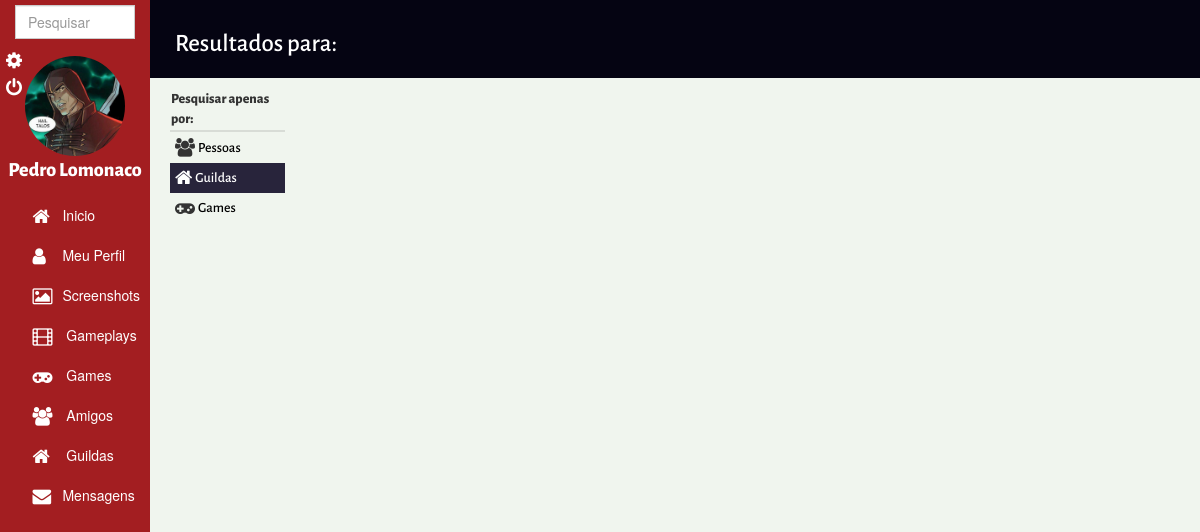
The app's page /search_guild.php (signed in), older data.
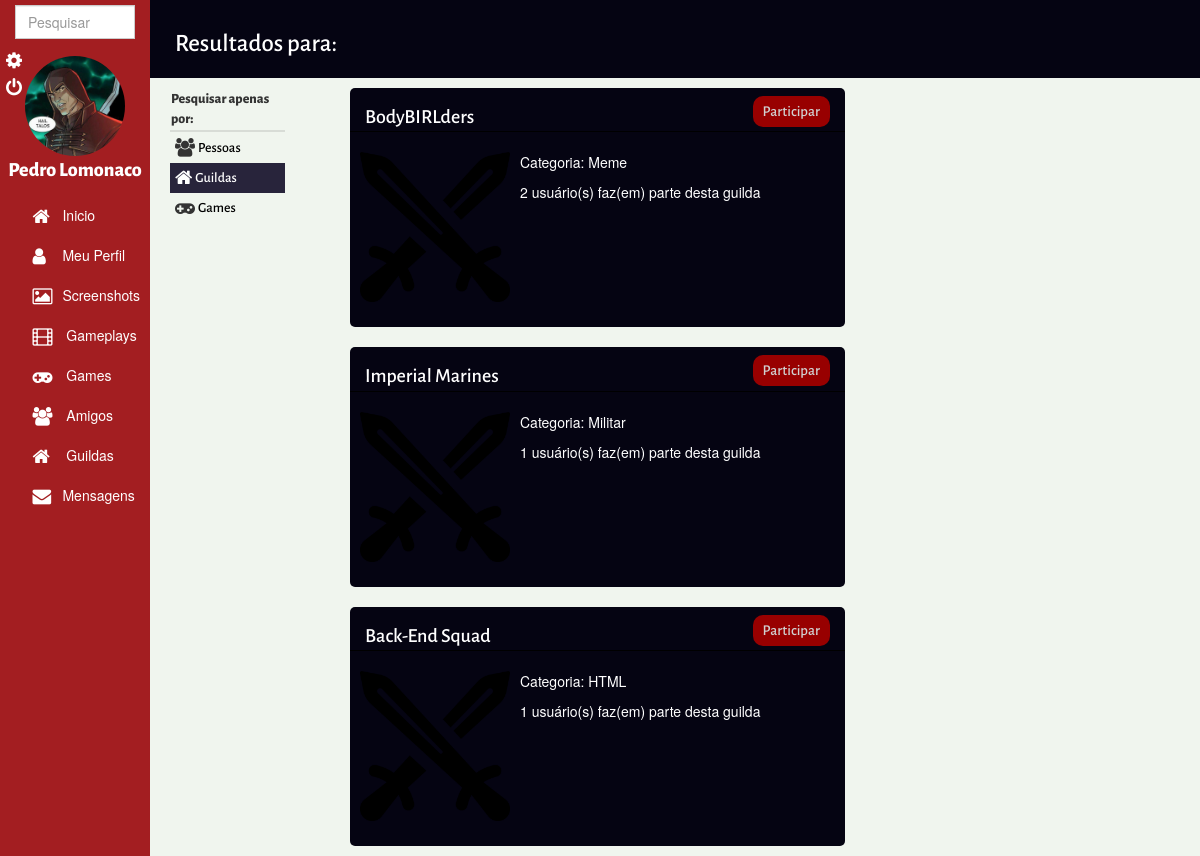
The same page, newer data.
### tables this page shows
CREATE TABLE `guilds` (
  `id` int(10) UNSIGNED NOT NULL,
  `name` varchar(128) NOT NULL,
  `type` varchar(128) NOT NULL,
  `privacy` int(11) NOT NULL,
  `image` varchar(512) DEFAULT NULL,
  `removed` int(11) NOT NULL
);

### search_guild.php (the view, shortened to what the changed rows need)
<!DOCTYPE html>
<html>
    <head>
        <link href="_bootstrap/css/bootstrap.min.css" rel="stylesheet">
        <link rel="stylesheet" type="text/css" href="_css/search_guild.css">
        <link href="//maxcdn.bootstrapcdn.com/font-awesome/4.2.0/css/font-awesome.min.css" rel="stylesheet">
    </head>
    <body>
            <?php
                include("default_header.php");
            ?>
        <section class="container-fluid" id="page-content">
            <div class=" col-lg-12" id="header">
                <div>
                    <h1>Resultados para: <?php echo $_GET['value']; ?></h1>
                </div>
            </div>
                        <?php
                            if (empty($_GET['value']))
                            {
                                $value = "";
                            }
                            else
                            {
                                $value = $_GET['value'];
                                $value = stripslashes($value);
                                $value = mysql_real_escape_string($value);
                            }
                        ?>
            <div class="col-lg-6  pull-left">
                <?php
                    include './_method/mysql_connect.php';
                    $guild_search_name = "SELECT * FROM `guilds` WHERE `name` LIKE '%".$value."%' AND `removed` = 0";
                    $guild_search       = mysqli_query($conn, $guild_search_name);
                    if ($guild_search)
                    {
                        $rows = $guild_search->fetch_row();
                        while ($rows)
                        {
                            $guild_id          = $rows[0];
                            $guild_privacy     = $rows[3];
                            $guild_image       = $rows[4];
                            $guild_name        = "SELECT * FROM `guilds_users` WHERE `user_id` = '".$_SESSION["id"]."' AND `guild_id` = '".$guild_id."'";
                            $guild_query       = mysqli_query ($conn, $guild_name);
                            $guild_count_name  = "SELECT * FROM `guilds_users` WHERE `guild_id` = '".$guild_id."'";
                            $guild_count_query = mysqli_query ($conn, $guild_count_name);
                            $members_qty       = mysqli_num_rows ($guild_count_query);
                            echo"<div class='col-lg-12' id='results'>";
                                echo"<div class='row'id = 'resultsHeader'>";
                                    echo"<div class='col-lg-12'>";
                                    echo "<a class='pull-left' href ='./show_guild.php?guild_id=".$rows[0]."'>".$rows[1]."</a>";
                                    if ($guild_query and mysqli_num_rows ($guild_query))
                                    {
                                        echo "<p class='pull-right'>Já é membro!</p>";
                                    }
                                    else
                                    {
                                        if (!$guild_privacy)
                                            echo "<a class='btn-primary pull-right' href ='./_method/join_guild.php?guild_id=".$guild_id."'>Participar</a>";
                                        else
                                            echo "Guilda privada!";
                                    }
                                    echo"</div>";
                                echo "</div>";
                                echo"<div class='row' id='resultsBody'>";
                                    echo"<div>";
                                        if($rows[4])
                                            echo "<img class='responsive pull-left' id='img_game' src = '$guild_image'>";
                                         else
                                            echo "<img class='responsive pull-left' id='userPic' src = '_imagens/guild_pic/sword.png'>";
                                    echo"</div>";
                                    echo"<div class=''>";
                                        echo "<p>Categoria: ".$rows[2]."</p>";
                                        echo "<p>". $members_qty . " usuário(s) faz(em) parte desta guilda</p>";
                                    echo"</div>";
                                echo "</div>";
                            echo"</div>";
                            $rows = $guild_search->fetch_row();
                        }
                    }
                    else
                    {
                        echo "Não houve resultados";
                        exit;
                    }
                ?>
            </div>
        </section>
    </body>
</html>

Row changes from the older to the newer data that the page shows:
added guilds: name "BodyBIRLders", type "Meme", members_qty "2"
added guilds: name "Imperial Marines", type "Militar", members_qty "1"
added guilds: name "Back-End Squad", type "HTML", members_qty "1"
